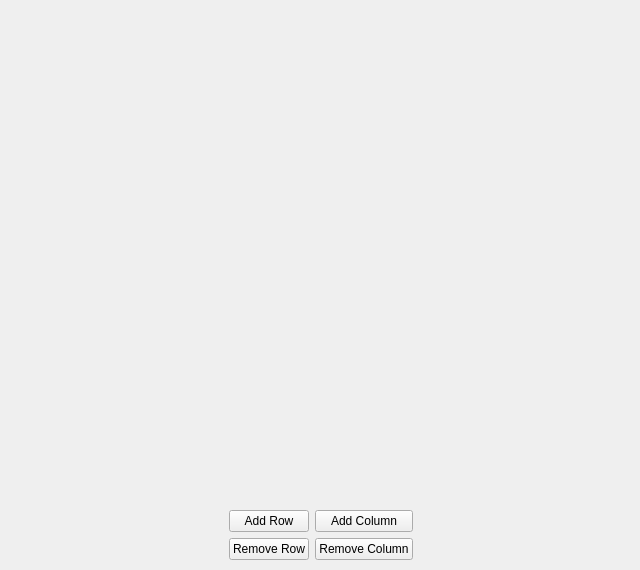
<?xml version="1.0" encoding="UTF-8"?>
<ui version="4.0">
 <class>MainWindow</class>
 <widget class="QMainWindow" name="MainWindow">
  <property name="geometry">
   <rect>
    <x>0</x>
    <y>0</y>
    <width>640</width>
    <height>570</height>
   </rect>
  </property>
  <property name="sizePolicy">
   <sizepolicy hsizetype="Fixed" vsizetype="Fixed">
    <horstretch>0</horstretch>
    <verstretch>0</verstretch>
   </sizepolicy>
  </property>
  <property name="baseSize">
   <size>
    <width>640</width>
    <height>570</height>
   </size>
  </property>
  <property name="windowTitle">
   <string>B-Spline Surface Modeling</string>
  </property>
  <widget class="QWidget" name="centralWidget">
   <widget class="QWidget" name="">
    <property name="geometry">
     <rect>
      <x>0</x>
      <y>0</y>
      <width>641</width>
      <height>571</height>
     </rect>
    </property>
    <layout class="QGridLayout" name="gridLayout_2">
     <property name="spacing">
      <number>0</number>
     </property>
     <item row="0" column="0">
      <widget class="BSplineSurfaceView" name="BSplineWidget" native="true">
       <property name="sizePolicy">
        <sizepolicy hsizetype="Expanding" vsizetype="Expanding">
         <horstretch>0</horstretch>
         <verstretch>0</verstretch>
        </sizepolicy>
       </property>
       <property name="baseSize">
        <size>
         <width>400</width>
         <height>400</height>
        </size>
       </property>
       <property name="mouseTracking">
        <bool>true</bool>
       </property>
      </widget>
     </item>
     <item row="1" column="0">
      <layout class="QGridLayout" name="gridLayout">
       <item row="0" column="1">
        <widget class="QPushButton" name="AddRowButton">
         <property name="text">
          <string>Add Row</string>
         </property>
        </widget>
       </item>
       <item row="0" column="2">
        <widget class="QPushButton" name="AddColumnButton">
         <property name="text">
          <string>Add Column</string>
         </property>
        </widget>
       </item>
       <item row="1" column="1">
        <widget class="QPushButton" name="RemoveRowButton">
         <property name="text">
          <string>Remove Row</string>
         </property>
        </widget>
       </item>
       <item row="1" column="2">
        <widget class="QPushButton" name="RemoveColumnButton">
         <property name="text">
          <string>Remove Column</string>
         </property>
        </widget>
       </item>
       <item row="0" column="3" rowspan="2">
        <spacer name="horizontalSpacer_2">
         <property name="orientation">
          <enum>Qt::Horizontal</enum>
         </property>
         <property name="sizeHint" stdset="0">
          <size>
           <width>40</width>
           <height>20</height>
          </size>
         </property>
        </spacer>
       </item>
       <item row="0" column="0" rowspan="2">
        <spacer name="horizontalSpacer">
         <property name="orientation">
          <enum>Qt::Horizontal</enum>
         </property>
         <property name="sizeHint" stdset="0">
          <size>
           <width>40</width>
           <height>20</height>
          </size>
         </property>
        </spacer>
       </item>
      </layout>
     </item>
    </layout>
   </widget>
  </widget>
 </widget>
 <layoutdefault spacing="6" margin="11"/>
 <customwidgets>
  <customwidget>
   <class>BSplineSurfaceView</class>
   <extends>QWidget</extends>
   <header>BSplineSurfaceView.h</header>
   <container>1</container>
   <slots>
    <slot>RemoveRow()</slot>
    <slot>AddRow()</slot>
    <slot>AddColumn()</slot>
    <slot>RemoveColumn()</slot>
   </slots>
  </customwidget>
 </customwidgets>
 <resources/>
 <connections>
  <connection>
   <sender>RemoveRowButton</sender>
   <signal>clicked()</signal>
   <receiver>BSplineWidget</receiver>
   <slot>RemoveRow()</slot>
   <hints>
    <hint type="sourcelabel">
     <x>480</x>
     <y>131</y>
    </hint>
    <hint type="destinationlabel">
     <x>374</x>
     <y>131</y>
    </hint>
   </hints>
  </connection>
  <connection>
   <sender>AddRowButton</sender>
   <signal>clicked()</signal>
   <receiver>BSplineWidget</receiver>
   <slot>AddRow()</slot>
   <hints>
    <hint type="sourcelabel">
     <x>480</x>
     <y>229</y>
    </hint>
    <hint type="destinationlabel">
     <x>378</x>
     <y>229</y>
    </hint>
   </hints>
  </connection>
  <connection>
   <sender>AddColumnButton</sender>
   <signal>clicked()</signal>
   <receiver>BSplineWidget</receiver>
   <slot>AddColumn()</slot>
   <hints>
    <hint type="sourcelabel">
     <x>565</x>
     <y>188</y>
    </hint>
    <hint type="destinationlabel">
     <x>386</x>
     <y>176</y>
    </hint>
   </hints>
  </connection>
  <connection>
   <sender>RemoveColumnButton</sender>
   <signal>clicked()</signal>
   <receiver>BSplineWidget</receiver>
   <slot>RemoveColumn()</slot>
   <hints>
    <hint type="sourcelabel">
     <x>410</x>
     <y>186</y>
    </hint>
    <hint type="destinationlabel">
     <x>386</x>
     <y>176</y>
    </hint>
   </hints>
  </connection>
 </connections>
</ui>
